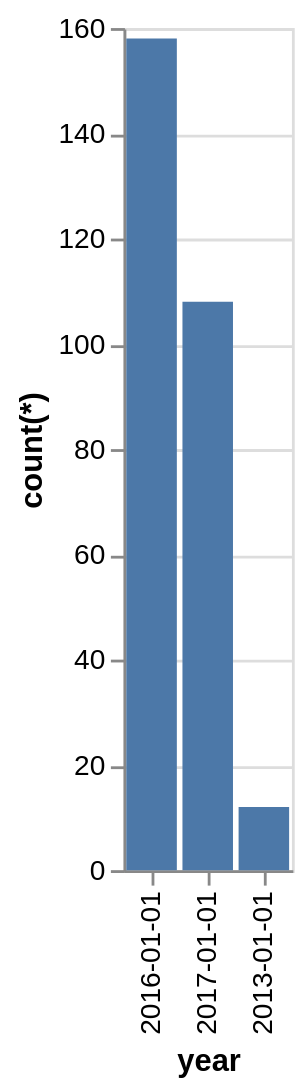

Vega-Lite specification stored for this chart:
### Vega-Lite specification from a JSON file in a GitHub repository (floating-point values rounded to 4 significant figures)
{"data": {"values": [{"x_data": "2013-01-01", "y_data": 12}, {"x_data": "2016-01-01", "y_data": 158}, {"x_data": "2017-01-01", "y_data": 108}]}, "mark": "bar", "encoding": {"x": {"field": "x_data", "type": "nominal", "title": "year", "sort": {"op": "sum", "field": "y_data", "order": "descending"}}, "y": {"field": "y_data", "type": "quantitative", "title": "count(*)"}}}
